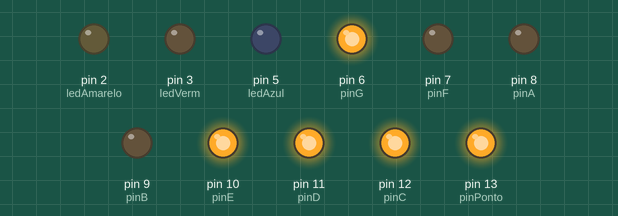
The sketch below on a simulated Arduino Uno, built with avr-gcc and run on an emulated ATmega328P. Shown: output pins drawn as LEDs (lit = HIGH).

Above: at 0.2 s.
At 0.7 s:
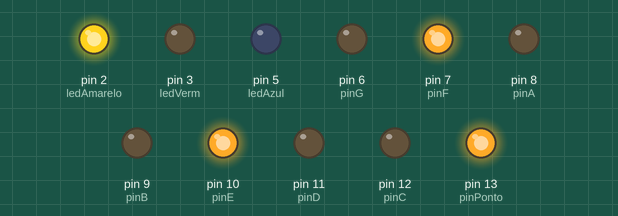
At 1.2 s:
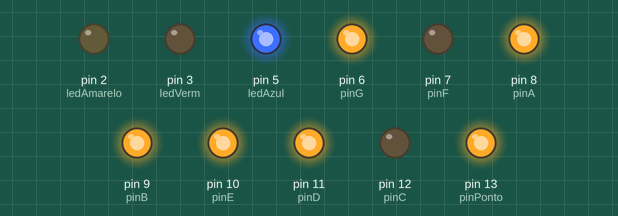
At 1.7 s:
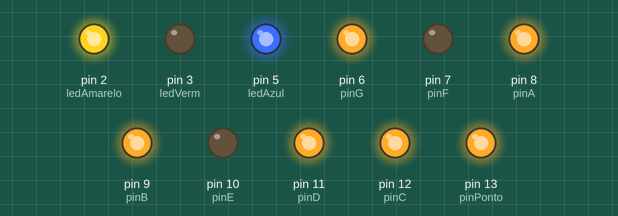
At 2.7 s:
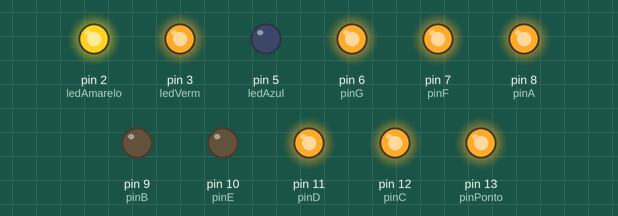
At 3.7 s:
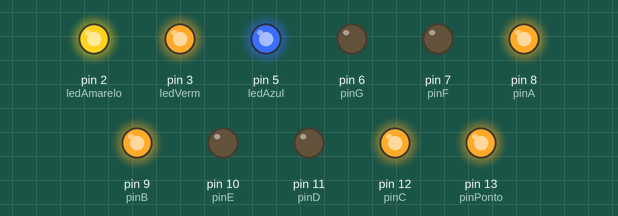
Timing chart, 0 to 4.6 s (numbered marks = the images above):
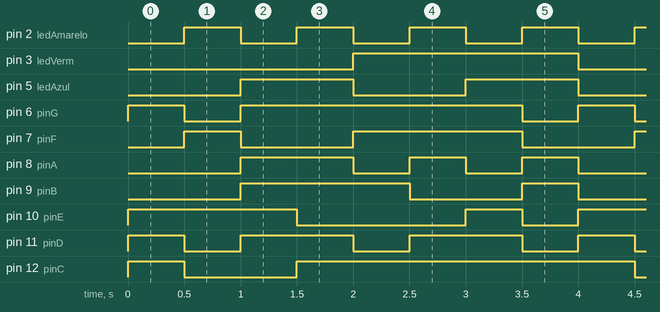

The sketch:

atividade4_contador_display7_leds1.ino
```cpp
const int pinA=8;
const int pinB=9;
const int pinC=12;
const int pinD=11;
const int pinE= 10;
const int pinF=7;
const int pinG=6;
const int pinPonto=13;

const int ledVerm=3;
const int ledAzul=5;
const int ledAmarelo=2;


void setup(){
  pinMode(ledVerm, OUTPUT);
  pinMode(ledAzul, OUTPUT);
  pinMode(ledAmarelo, OUTPUT);

  pinMode(pinA, OUTPUT);
  pinMode(pinB, OUTPUT);
  pinMode(pinC, OUTPUT);
  pinMode(pinD, OUTPUT);
  pinMode(pinE, OUTPUT);
  pinMode(pinF, OUTPUT);
  pinMode(pinG, OUTPUT);
  pinMode(pinPonto, OUTPUT);
}

void loop(){


    digitalWrite(pinA, LOW);
    digitalWrite(pinB, LOW);
    digitalWrite(pinC, HIGH);
    digitalWrite(pinD, HIGH);
    digitalWrite(pinE, HIGH);
    digitalWrite(pinF, LOW);
    digitalWrite(pinPonto, HIGH);
    digitalWrite(pinG, HIGH);

    digitalWrite(ledVerm, LOW);
    digitalWrite(ledAzul, LOW);
    digitalWrite(ledAmarelo, LOW);
    delay(500);
  //-------

    digitalWrite(pinA, LOW);
    digitalWrite(pinB, LOW);
    digitalWrite(pinC, LOW);
    digitalWrite(pinD, LOW);
    digitalWrite(pinE, HIGH);
    digitalWrite(pinF, HIGH);
    digitalWrite(pinPonto, HIGH);
    digitalWrite(pinG, LOW);

    digitalWrite(ledVerm, LOW);
    digitalWrite(ledAzul, LOW);
    digitalWrite(ledAmarelo, HIGH);
    delay(500);
  //----------

    digitalWrite(pinA, HIGH);
    digitalWrite(pinB, HIGH);
    digitalWrite(pinC, LOW);
    digitalWrite(pinD, HIGH);
    digitalWrite(pinE, HIGH);
    digitalWrite(pinF, LOW);
    digitalWrite(pinPonto, HIGH);
    digitalWrite(pinG, HIGH);

    digitalWrite(ledVerm, LOW);
    digitalWrite(ledAzul, HIGH);
    digitalWrite(ledAmarelo, LOW);
    delay(500);
  //----------

    digitalWrite(pinA, HIGH);
    digitalWrite(pinB, HIGH);
    digitalWrite(pinC, HIGH);
    digitalWrite(pinD, HIGH);
    digitalWrite(pinE, LOW);
    digitalWrite(pinF, LOW);
    digitalWrite(pinPonto, HIGH);
    digitalWrite(pinG, HIGH);

    digitalWrite(ledVerm, LOW);
    digitalWrite(ledAzul, HIGH);
    digitalWrite(ledAmarelo, HIGH);
    delay(500);
  //---------------

     digitalWrite(pinA, LOW);
    digitalWrite(pinB, HIGH);
    digitalWrite(pinC, HIGH);
    digitalWrite(pinD, LOW);
    digitalWrite(pinE, LOW);
    digitalWrite(pinF, HIGH);
    digitalWrite(pinPonto, HIGH);
    digitalWrite(pinG, HIGH);

    digitalWrite(ledVerm, HIGH);
    digitalWrite(ledAzul, LOW);
    digitalWrite(ledAmarelo, LOW);
    delay(500);
  //----------------

     digitalWrite(pinA, HIGH);
    digitalWrite(pinB, LOW);
    digitalWrite(pinC, HIGH);
    digitalWrite(pinD, HIGH);
    digitalWrite(pinE, LOW);
    digitalWrite(pinF, HIGH);
    digitalWrite(pinPonto, HIGH);
    digitalWrite(pinG, HIGH);

    digitalWrite(ledVerm, HIGH);
    digitalWrite(ledAzul, LOW);
    digitalWrite(ledAmarelo, HIGH);
    delay(500);
  //-------------------

    digitalWrite(pinA, LOW);
    digitalWrite(pinB, LOW);
    digitalWrite(pinC, HIGH);
    digitalWrite(pinD, HIGH);
    digitalWrite(pinE, HIGH);
    digitalWrite(pinF, HIGH);
    digitalWrite(pinPonto, HIGH);
    digitalWrite(pinG, HIGH);

    digitalWrite(ledVerm, HIGH);
    digitalWrite(ledAzul, HIGH);
    digitalWrite(ledAmarelo, LOW);
    delay(500);
  //----------------

    digitalWrite(pinA, HIGH);
    digitalWrite(pinB, HIGH);
    digitalWrite(pinC, HIGH);
    digitalWrite(pinD, LOW);
    digitalWrite(pinE, LOW);
    digitalWrite(pinF, LOW);
    digitalWrite(pinPonto, HIGH);
    digitalWrite(pinG, LOW);

    digitalWrite(ledVerm, HIGH);
    digitalWrite(ledAzul, HIGH);
    digitalWrite(ledAmarelo, HIGH);
    delay(500);

}
```

Measured:
- by itself, pin 2 (ledAmarelo): alternates HIGH for 0.50 s and LOW for 0.50 s
- by itself, pin 3 (ledVerm): alternates HIGH for 2.0 s and LOW for 2.0 s
- by itself, pin 5 (ledAzul): alternates HIGH for 1.0 s and LOW for 1.0 s
- by itself, pin 6 (pinG): repeats every 4.0 s: LOW 0.50 s, HIGH 2.5 s, LOW 0.50 s, HIGH 0.50 s
- by itself, pin 7 (pinF): repeats every 4.0 s: LOW 1.0 s, HIGH 1.5 s, LOW 1.0 s, HIGH 0.50 s
- by itself, pin 8 (pinA): repeats every 4.0 s: 2 × (LOW 0.50 s, HIGH 0.50 s), LOW 1.0 s, HIGH 1.0 s
- by itself, pin 9 (pinB): repeats every 4.0 s: LOW 1.0 s, HIGH 0.50 s, LOW 1.0 s, HIGH 1.5 s
- by itself, pin 10 (pinE): repeats every 4.0 s: LOW 1.5 s, HIGH 0.50 s, LOW 0.50 s, HIGH 1.5 s
